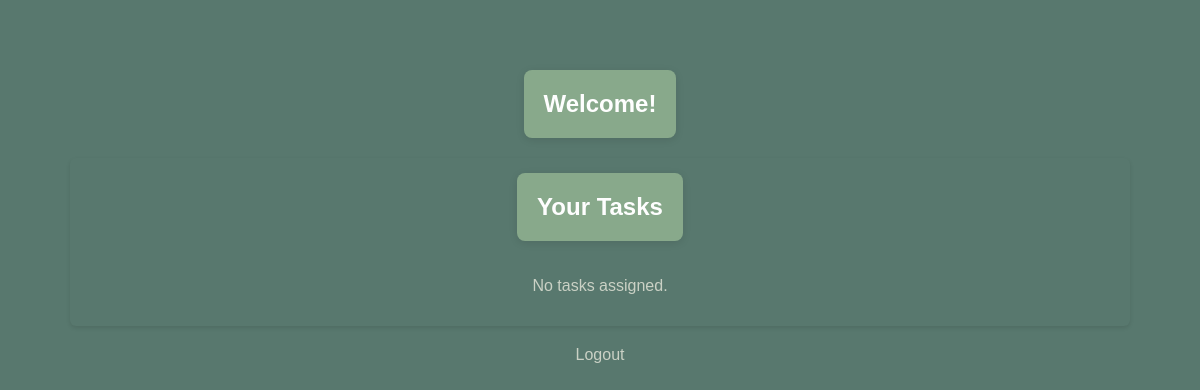
The page /dashboard (signed in) on the database as committed earlier.
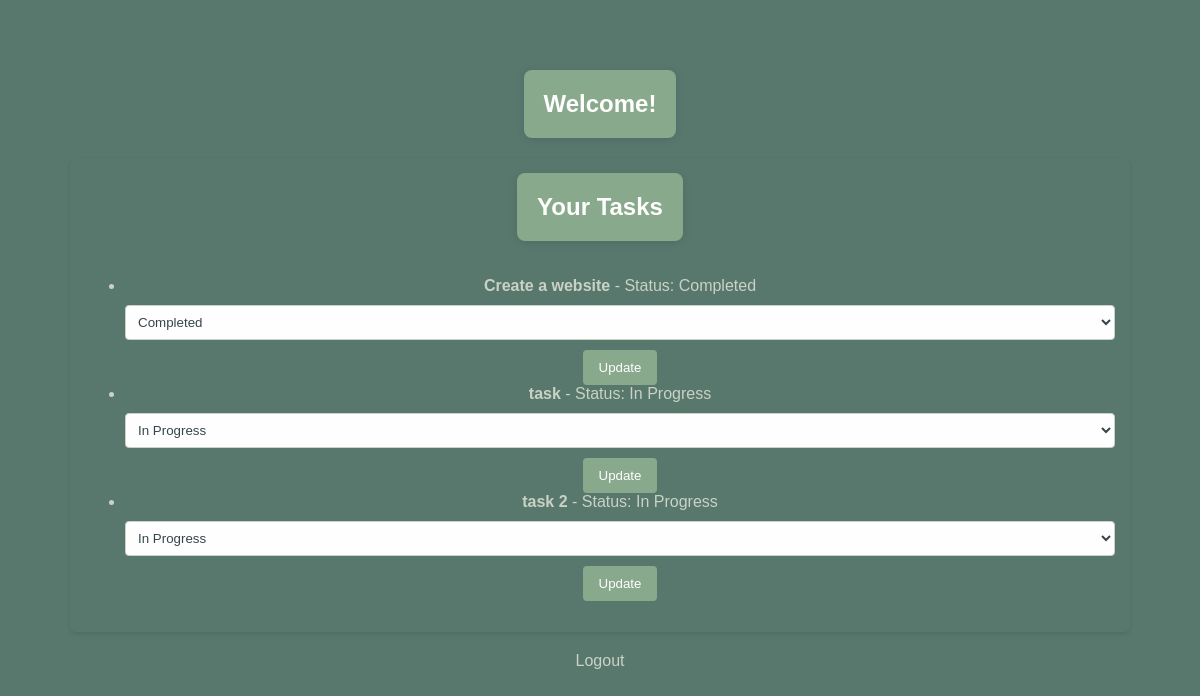
The same page on the database as committed later.
### tables.py (models this page shows)
class Task(Base):
    __tablename__= 'tasks'
    id = Column(Integer, primary_key=True)
    title = Column(String(100), nullable=False)
    description = Column(Text)
    status = Column(String(50), default='Not Started')  #Not Started, In Progress, Completed
    assigned_to = Column(Integer, ForeignKey('users.id'), nullable=False)
    user = relationship("User", back_populates="tasks")

### auth.py (the view)
      @app.route('/dashboard')
      def tm_dashboard():
            if 'user_id' not in session:
                  return redirect(url_for('tm_login'))
            user = db_session.query(User).get(session['user_id'])
            tasks = db_session.query(Task).filter_by(assigned_to=user.id).all()
            return render_template('tm_dashboard.html', user=user, tasks=tasks)

### templates/tm_dashboard.html (shortened to what this page needs)
<!DOCTYPE html>
<html lang="en">
<head>
    <link rel="stylesheet" href="{{ url_for('static', filename='style.css') }}">
</head>
<body>
    <div class="container">
        <h2>Welcome!</h2>
        <section class="dashboard-section">
            <h2>Your Tasks</h2>
            {% if tasks %}
                <ul>
                    {% for task in tasks %}
                        <li>
                            <strong>{{ task.title }}</strong> - Status: {{ task.status }}
                            <form method="POST" action="{{ url_for('update_task_status', task_id=task.id) }}">
                                <select name="status">
                                    <option value="In Progress" {% if task.status == 'In Progress' %}selected{% endif %}>In Progress</option>
                                    <option value="Completed" {% if task.status == 'Completed' %}selected{% endif %}>Completed</option>
                                </select>
                                <button type="submit">Update</button>
                            </form>
                        </li>
                    {% endfor %}
                </ul>
            {% else %}
                <p>No tasks assigned.</p>
            {% endif %}
        </section>
        <a class="logout" href="{{ url_for('tm_login') }}">Logout</a>
    </div>
</body>
</html>

Rows that differ between the two databases and show on the page:
now on this page (row edited): Task: title "Create a website", status "Completed"
added Task: title "task", status "In Progress"
added Task: title "task 2", status "In Progress"
Other text that changed with them:
text no longer shown: "No tasks assigned."
